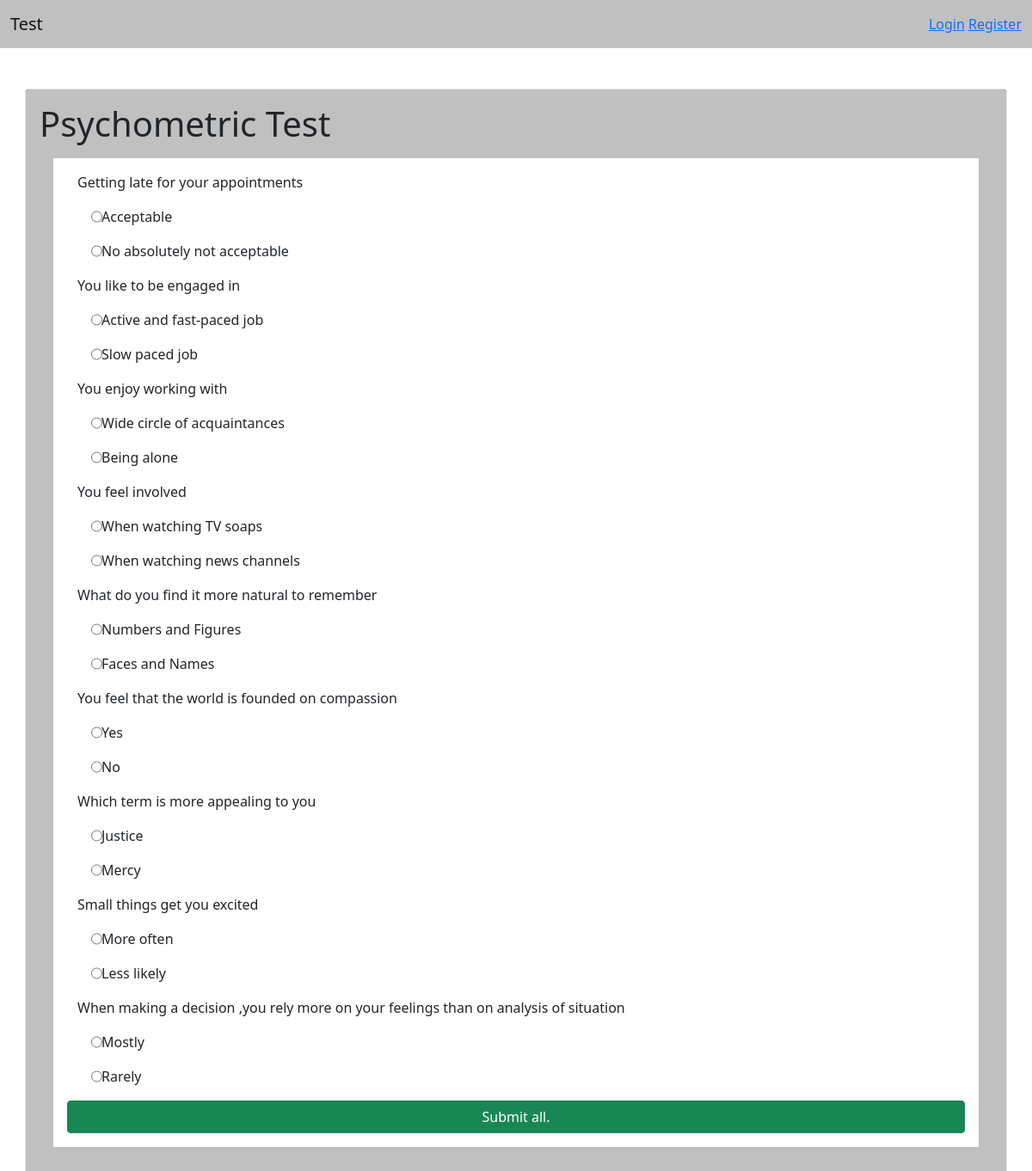
The page /Quiz/give_test/1 on the database its author committed.
### Quiz/models.py (models this page shows)
class exam(models.Model):
    exam_name = models.CharField(max_length=50)
    exam_questions = models.ManyToManyField(questions)
    def __str__(self):
        return str(self.exam_name)

class questions(models.Model):
    question_text = models.CharField(max_length=120)
    answer1 = models.CharField(max_length=120)
    answer2 = models.CharField(max_length=120)
    parameter = models.ForeignKey('parameters',on_delete=CASCADE)
    def __str__(self):
        return str(self.question_text)

### Quiz/views.py (the view, shortened to what this page needs)
# urls.py: path('give_test/<int:pk>',views.give_test.as_view(),name='give_test'),
class give_test(View):
    def get(self,request,pk):
        exam_selected = exam.objects.get(id = pk)
        exam_questions = exam_selected.exam_questions.all()
        return render(request,template_name='Quiz/give_test.html',context={'exam_questions':exam_questions,'exam_selected':exam_selected})

### Quiz/templates/Quiz/give_test.html (shortened to what this page needs)
{% extends 'Quiz/base.html' %}
{%block content %}
<h1>{{exam_selected}}</h1>
<form method="POST">
    <div class="row dashboardblock">
    {% for question in exam_questions %}
    <div class = "col-12 ">
        {{question}}
        <div class="input-group m-3">
        <input type="radio" id={{question.answer1}} name={{question.id}} value={{question.answer1}}>
            <label for={{question.answer1}}>{{question.answer1}}</label>
        </div>
        <div class="input-group m-3">
            <input type="radio" id={{question.answer2}} name={{question.id}} value={{question.answer2}}>
            <label for={{question.answer2}}>{{question.answer2}}</label>
        </div>
    </div>
{% endfor %}
<input type ="submit" value ="Submit all." class="btn btn-success">
</div>
</form>
{% endblock %}

### Quiz/templates/Quiz/base.html (shortened to what this page needs)
<!doctype html>
<html lang="en">
  <head>
      {% load static %}
    <link href="{% static 'Quiz/css/bootstrap.min.css' %}" rel="stylesheet" type="text/css">
    <link href="{% static 'Quiz/css/styles.css' %}" rel="stylesheet" type="text/css">
  </head>
    <body>
        <nav class="navbar navbar-expand-lg navbar-light " style="background-color:silver;">
            <div class="container-fluid">
                <a class="navbar-brand" href="{% url 'Quiz:dashboard' %}" ">Test </a>
                {%if request.user.is_authenticated %}
                <a class="" href="{% url 'Quiz:dashboard' %}" ">{{request.user}} </a>
                <a class="" href="{% url 'Quiz:add_exam' %}">Add Exam</a>
                <a class="" href="{% url 'Quiz:add_questions' %}">Add Questions</a>
                <a class="" href="{% url 'Quiz:add_parameters' %}">Add Parameters</a>
                <a class="" href="{% url 'Quiz:logout' %}">Logout </a>
                {% else %}
                <div>
                <a class="" href="{% url 'Quiz:login' %}" ">Login</a>
                <a class="" href="{% url 'Quiz:register' %}" ">Register</a>
                </div>
                {% endif %}
            </div>
        </nav>
        <div class = "container mt-5 p-3 container-card" >
            {% block content %}
            {% endblock %}
        </div>
    </body>
</html>

### Quiz/static/Quiz/css/styles.css (style rules this page uses)
.container-card { border-color:black; border-radius: 4px; background-color: silver; border-width:thin; box-shadow: 0px 0px 1px 0px black; }
.dashboardblock { margin: 1em; background-color: white; padding: 1em; }

### rows shown on the page
exam: exam_name "Psychometric Test"
questions: question_text "Getting late for your appointments", answer1 "Acceptable", answer2 "No absolutely not acceptable"
questions: question_text "You like to be engaged in", answer1 "Active and fast-paced job", answer2 "Slow paced job"
questions: question_text "You enjoy working with", answer1 "Wide circle of acquaintances", answer2 "Being alone"
questions: question_text "You feel involved", answer1 "When watching TV soaps", answer2 "When watching news channels"
questions: question_text "What do you find it more natural to remember", answer1 "Numbers and Figures", answer2 "Faces and Names"
questions: question_text "You feel that the world is founded on compassion", answer1 "Yes", answer2 "No"
questions: question_text "Which term is more appealing to you", answer1 "Justice", answer2 "Mercy"
questions: question_text "Small things get you excited", answer1 "More often", answer2 "Less likely"
questions: question_text "When making a decision ,you rely more on your feelings than on analysis of situation", answer1 "Mostly", answer2 "Rarely"
